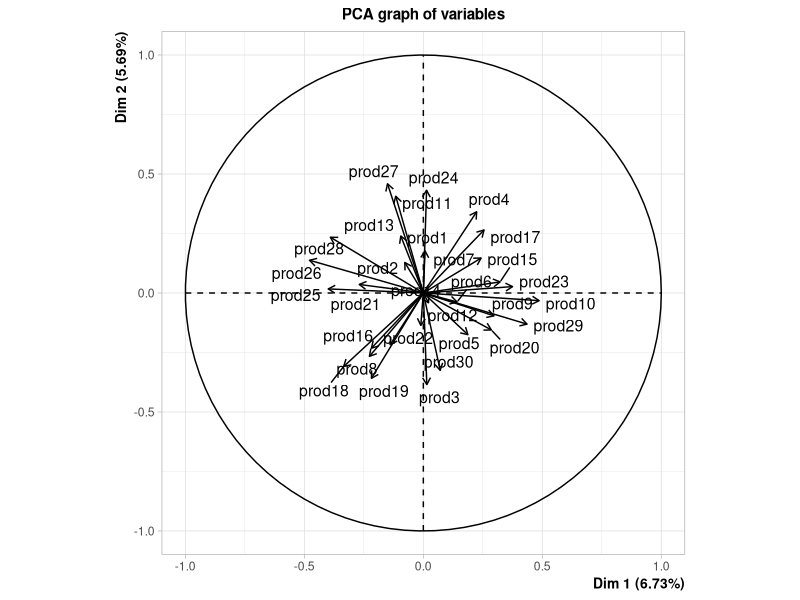
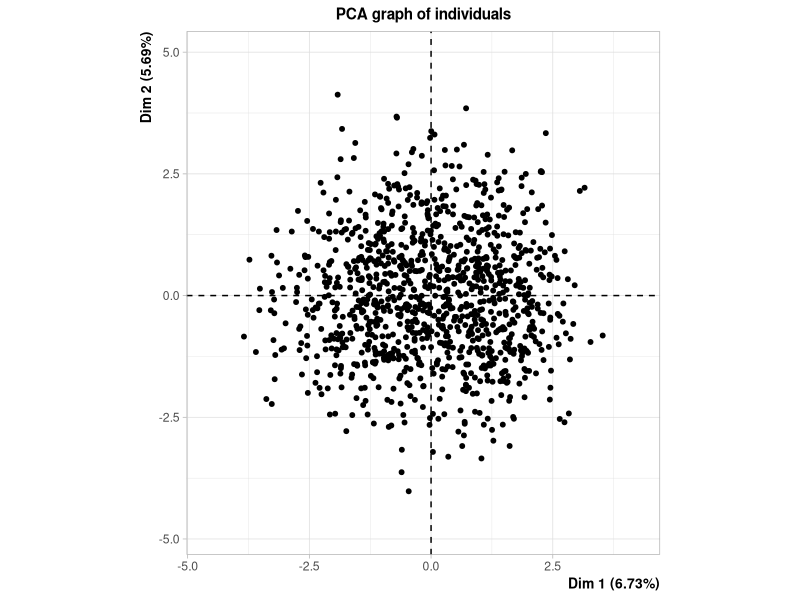
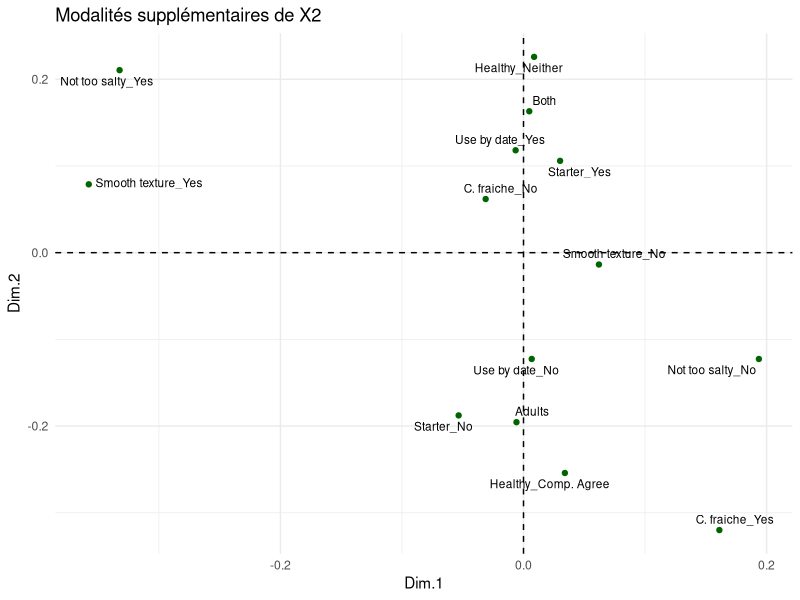
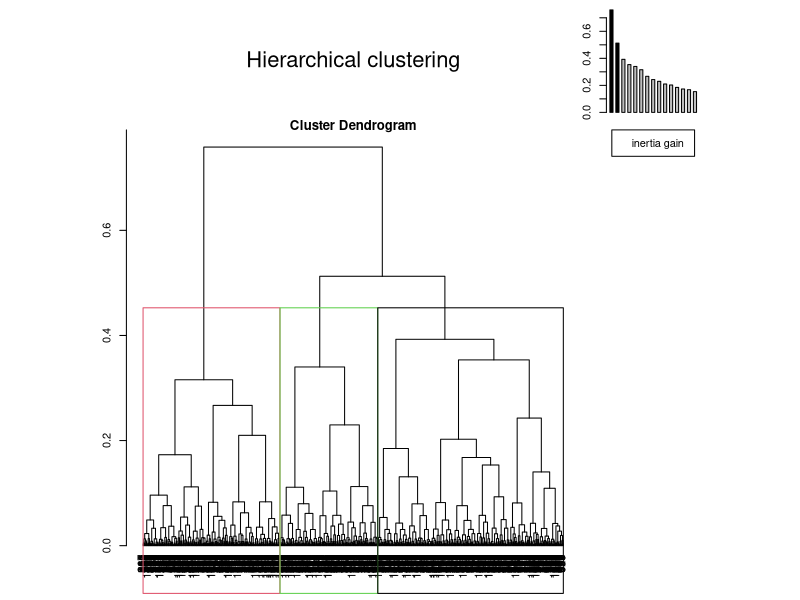
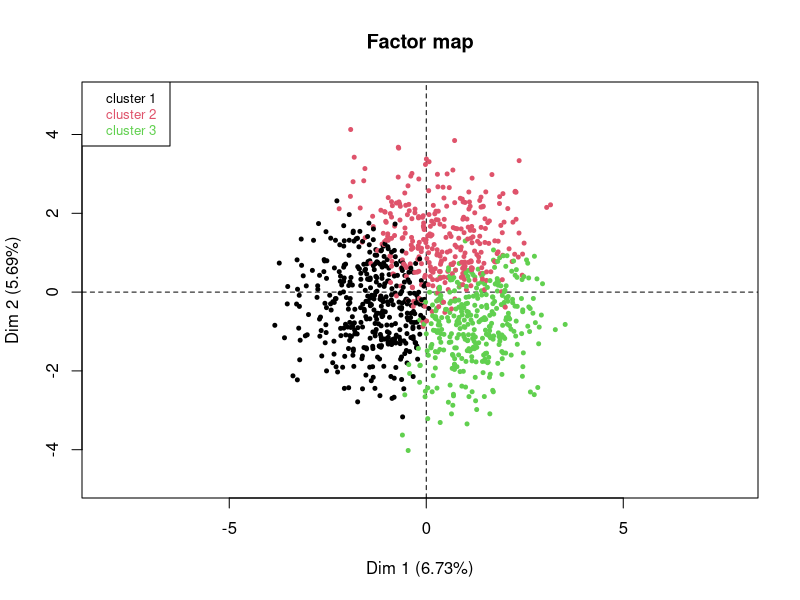
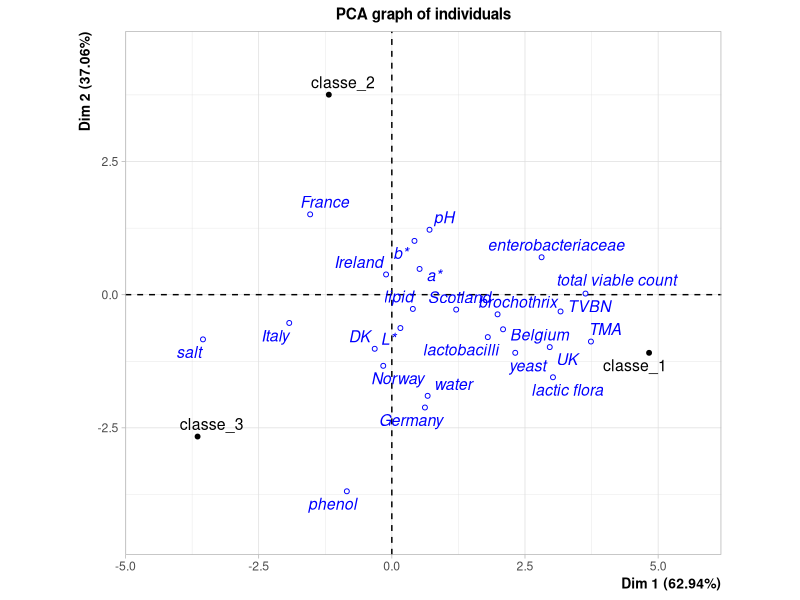

These figures' R source, in order:
## ---- chunk 1
library(FactoMineR)

saumon <- read.csv2("saumon.csv", row.names = 1,
                    stringsAsFactors = TRUE, check.names = FALSE)

X1 <- droplevels(saumon[1:1063, 1:31])             # consommateurs x (Country + produits)
X2 <- droplevels(saumon[1:1063, 32:ncol(saumon)])  # consommateurs x questionnaire
X3 <- saumon[1064:nrow(saumon), 2:31]              # descripteurs x produits

# Un consommateur n'a aucune note : on le retire
ok <- rowSums(is.na(X1[, -1])) < 30
X1 <- X1[ok, ]
X2 <- X2[ok, ]
## ---- chunk 2
set.seed(123)  # ncp < 15 : FactoMineR utilise une SVD approchée à départ aléatoire
res_pca <- PCA(cbind(X1, X2), quali.sup = c(1, 32:99), ncp = 10, graph = FALSE)

plot(res_pca, choix = "var")
plot(res_pca, choix = "ind", label = "none", invisible = "quali")

# Variables de X2 liées aux axes 1 et 2
lapply(dimdesc(res_pca, axes = 1:2), function(d) d$quali)

# Modalités de X2 les plus liées aux axes 1 et 2 (|v.test| > 3)
library(ggplot2)
mod <- as.data.frame(res_pca$quali.sup$coord[, 1:2])
mod <- mod[-(1:nlevels(X1$Country)), ]
mod <- mod[apply(abs(res_pca$quali.sup$v.test[rownames(mod), 1:2]), 1, max) > 3, ]

ggplot(mod, aes(Dim.1, Dim.2, label = rownames(mod))) +
  geom_hline(yintercept = 0, linetype = 2) +
  geom_vline(xintercept = 0, linetype = 2) +
  geom_point(colour = "darkgreen") +
  ggrepel::geom_text_repel(size = 3) +
  labs(title = "Modalités supplémentaires de X2") +
  theme_minimal()
## ---- chunk 3
res_hcpc <- HCPC(res_pca, nb.clust = 3, consol = TRUE, graph = FALSE)
classe <- res_hcpc$data.clust$clust
table(classe)

plot(res_hcpc, choice = "tree")
plot(res_hcpc, choice = "map", draw.tree = FALSE, ind.names = FALSE)

res_hcpc$desc.var$quanti
res_hcpc$desc.var$category
## ---- chunk 4
# Profil moyen de chaque classe, centré-réduit sur les produits comme les lignes de X3
cr <- function(x) (x - mean(x)) / sqrt(mean((x - mean(x))^2))
profils <- t(sapply(split(X1[, -1], classe), colMeans))
profils <- t(apply(profils, 1, cr))
rownames(profils) <- paste0("classe_", rownames(profils))

don <- rbind(profils, X3)
res_pca_cl <- PCA(don, ind.sup = 4:nrow(don), scale.unit = FALSE, graph = FALSE)

plot(res_pca_cl, choix = "ind")
